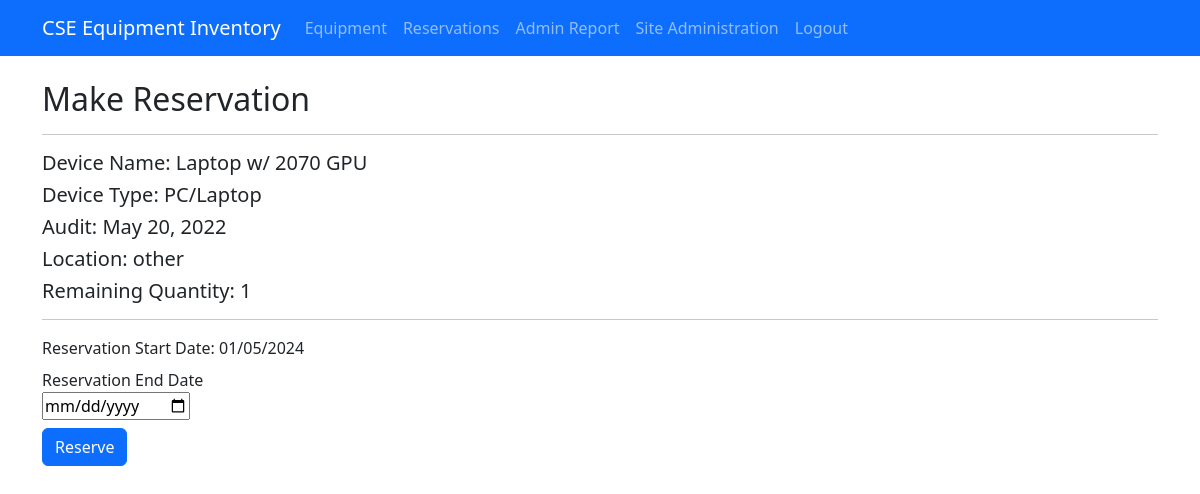
Screenshot of /make_reservation/3/ (signed in) with the database file from the repository.
### inventory_management/models.py (models this page shows)
class Equipment(models.Model):
    EQUIPMENT_TYPES = [
        ('pclaptops', 'PC/Laptop'),
        ('vrheadset', 'VR Headset'),
        ('camsensor', 'Camera/Sensors'),
        ('pcperipheral', 'PC Peripherals'),
        ('furniture', 'Furniture'),
        ('tripod', 'Tripod'),
        ('powercable', 'Power/Cable'),
        ('vrcontroller', 'VR Controller'),
        ('other', 'Other'),
    ]
    LOCATIONS = [
        ('XRLabBlueCabinet', 'XRLab Blue Cabinet'),
        ('XRLab', 'XRLab'),
        ('XRLabBlueCabinetLarge', 'XRLab Blue Cabinet Large'),
        ('XRLabMediumWoodenCabinet', 'XRLab Medium Wooden Cabinet'),
        ('other', 'Other'),
    ]
    name = models.CharField(max_length=100)
    type = models.CharField(max_length=50, choices=EQUIPMENT_TYPES)
    quantity = models.IntegerField(default=1)
    audit = models.DateField(null=True, blank=True)
    location = models.CharField(max_length=100, choices=LOCATIONS)
    onsite = models.BooleanField(default=False)

### inventory_management/views.py (the view)
# urls.py: path('make_reservation/<int:equipment_id>/', views.make_reservation, name='make_reservation'),
@login_required
def make_reservation(request, equipment_id):
    equipment = get_object_or_404(Equipment, pk=equipment_id)
    error = ''
    if request.method == 'POST':
        form = ReservationForm(request.POST)
        if form.is_valid():
            start_date = timezone.now().date()
            end_date = form.cleaned_data['end_date']
            if (end_date < start_date):
                error = 'End date must be greater than or equal to start date.'
            elif(equipment.quantity < 1):
                error = 'Item is out of stock.'
            else:
                reservation = Reservation(
                    equipment=equipment,
                    user=request.user,
                    start_date=start_date,
                    end_date=end_date
                )
                reservation.save()
                return redirect('reservations')
    else:
        form = ReservationForm()
    context = {
        'equipment': equipment,
        'form': form,
        'error': error
    }
    return render(request, 'make_reservation.html', context)

### inventory_management/forms.py
class ReservationForm(forms.Form):
    end_date = forms.DateField(required=True, widget=forms.DateInput(attrs={'type': 'date'}))

### templates/make_reservation.html (shortened to what this page needs)
{% extends 'base.html' %}
{% load i18n %}
{% block content %}
<h2>Make Reservation</h2>
<hr>
<h5>Device Name: {{ equipment.name }}</h5>
<h5>Device Type: {{ equipment.get_type_display }}</h5>
<h5>Audit: {{ equipment.audit }}</h5>
<h5>Location: {{ equipment.location }}</h5>
<h5>Remaining Quantity: {{ equipment.quantity }}</h5>
<hr>
<form action="{% url 'make_reservation' equipment_id=equipment.id %}" method="post">
    <div class="form-row">
        <div class="form-group col-md-3 mb-2">
            <label id="start-date-label">Reservation Start Date: </label>
        </div>
        <div class="form-group col-md-3 mb-2">
            <label for="id_audit">Reservation End Date</label>
            {{ form.end_date }}
        </div>
        <div class="form-group col-md-3 mb-3">
            {% if equipment.quantity == 0 %}
            <button enabled=false class="btn btn-secondary">Out of Stock</button>
            {% else %}
            <button type="submit" class="btn btn-primary">Reserve</button>
            {% endif %}
        </div>
    </div>
</form>
{% endblock %}

### rows the page displays
Equipment: name "Laptop w/ 2070 GPU", type "PC/Laptop", audit "May 20, 2022", location "other", quantity "1"
